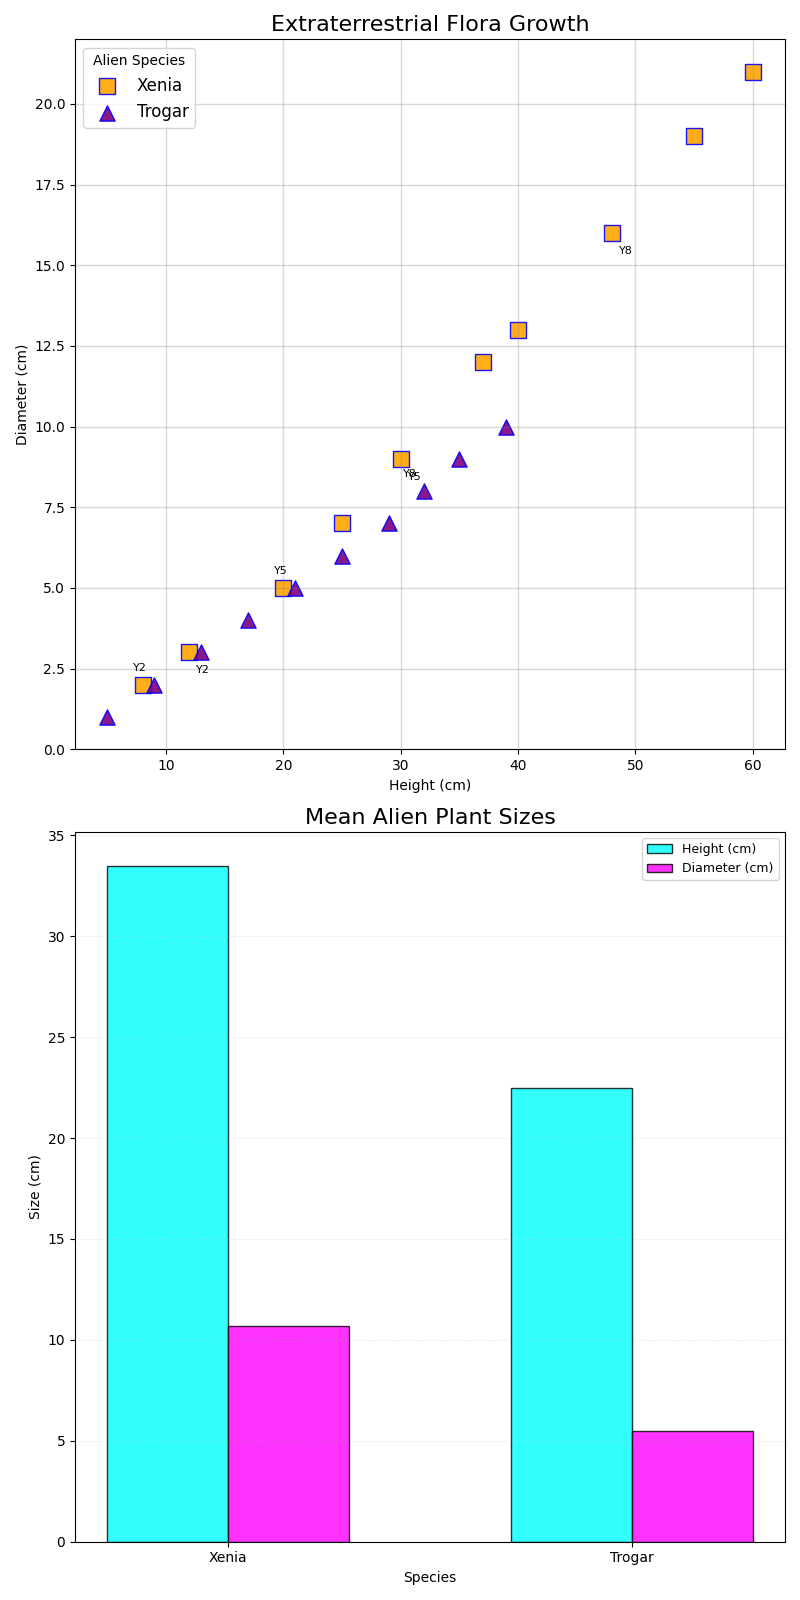

Write Python code to recreate this figure.
import matplotlib.pyplot as plt
import numpy as np

years = np.array([1, 2, 3, 4, 5, 6, 7, 8, 9, 10])

xenia_height = np.array([8, 12, 20, 25, 30, 37, 40, 48, 55, 60])
xenia_diameter = np.array([2, 3, 5, 7, 9, 12, 13, 16, 19, 21])

trogar_height = np.array([5, 9, 13, 17, 21, 25, 29, 32, 35, 39])
trogar_diameter = np.array([1, 2, 3, 4, 5, 6, 7, 8, 9, 10])

fig, (ax1, ax2) = plt.subplots(2, 1, figsize=(8, 16))

ax1.scatter(xenia_height, xenia_diameter, color='orange', edgecolor='blue', alpha=0.9, s=120, marker='s', label='Xenia')
ax1.scatter(trogar_height, trogar_diameter, color='purple', edgecolor='blue', alpha=0.9, s=120, marker='^', label='Trogar')

ax1.set_title('Extraterrestrial Flora Growth', fontsize=16)
ax1.set_xlabel('Height (cm)', fontsize=10)
ax1.set_ylabel('Diameter (cm)', fontsize=10)
ax1.legend(title='Alien Species', fontsize=12, loc='upper left')
ax1.grid(color='gray', linestyle='-', linewidth=1, alpha=0.3)

for i in range(1, len(years), 3):
    ax1.annotate(f'Y{years[i]}', (xenia_height[i], xenia_diameter[i]), textcoords="offset points", xytext=(10,-15), ha='center', fontsize=8)
    ax1.annotate(f'Y{years[i]}', (trogar_height[i], trogar_diameter[i]), textcoords="offset points", xytext=(-10,10), ha='center', fontsize=8)

average_heights = [np.mean(xenia_height), np.mean(trogar_height)]
average_diameters = [np.mean(xenia_diameter), np.mean(trogar_diameter)]

bar_width = 0.3
index = np.arange(len(average_heights))

ax2.bar(index, average_heights, bar_width, label='Height (cm)', color='cyan', alpha=0.8, edgecolor='black')
ax2.bar(index + bar_width, average_diameters, bar_width, label='Diameter (cm)', color='magenta', alpha=0.8, edgecolor='black')

ax2.set_title('Mean Alien Plant Sizes', fontsize=16)
ax2.set_xlabel('Species', fontsize=10)
ax2.set_ylabel('Size (cm)', fontsize=10)
ax2.set_xticks(index + bar_width / 2)
ax2.set_xticklabels(['Xenia', 'Trogar'])
ax2.legend(loc='upper right', fontsize=9)
ax2.grid(axis='y', linestyle=':', linewidth=0.5, alpha=0.5)

plt.tight_layout()
plt.show()
